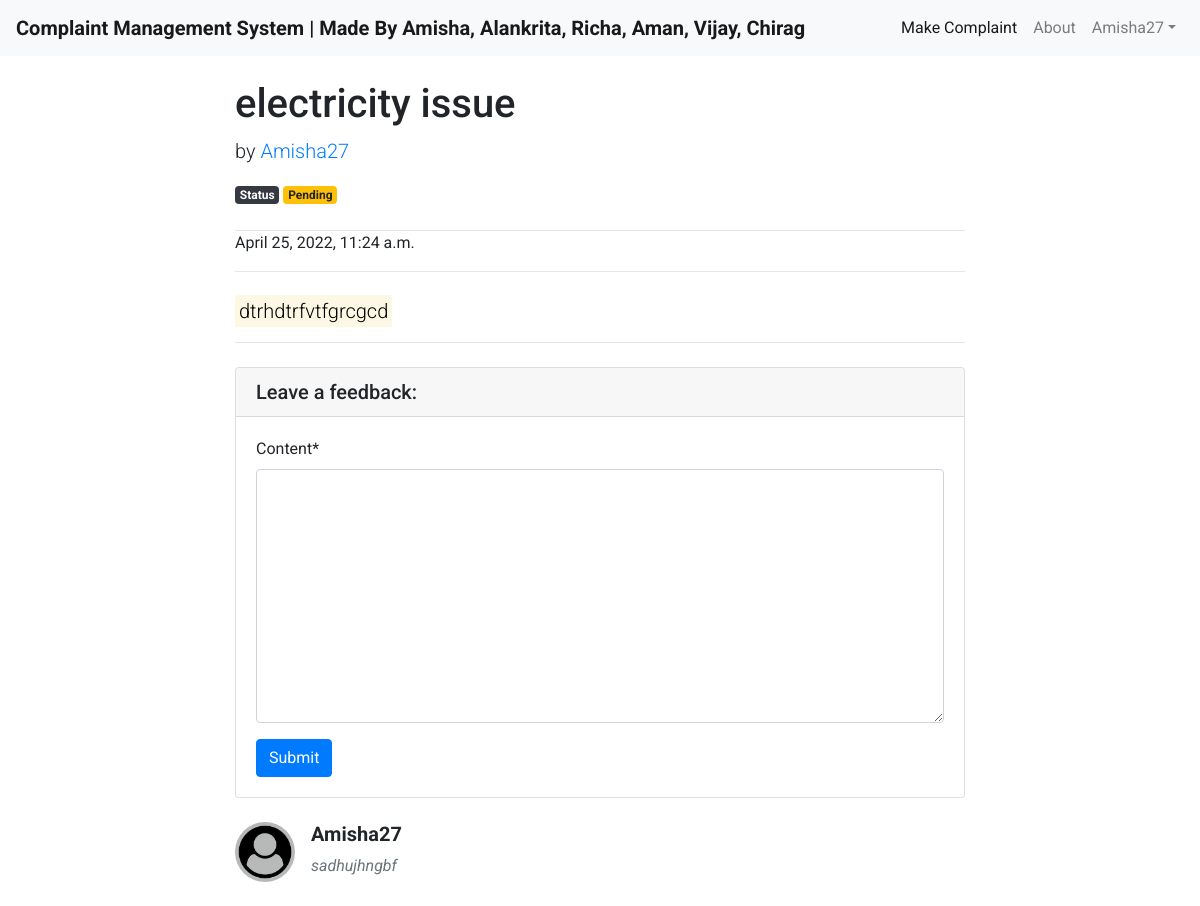
The page /complaints/2/ (signed in) on the database its author committed.
### complaints/models.py (models this page shows, shortened)
class Complaint(models.Model):
    title = models.CharField(max_length=100, verbose_name= 'Enter your complaint')
    details = models.TextField(verbose_name= 'Explain in more detail')
    date_posted = models.DateTimeField(default=timezone.now)
    user_id = models.ForeignKey(User, on_delete=models.CASCADE)
    assigned_employee = models.ForeignKey(Employee, null=True, blank=True, on_delete=models.CASCADE)
    status_choices = [
        (1, 'Pending'),
        (2, 'Solved')
    ]
    status = models.IntegerField(choices=status_choices, default=1)

class Feedback(models.Model):
    complaint = models.ForeignKey(Complaint, on_delete=models.CASCADE)
    user = models.ForeignKey(User, on_delete=models.CASCADE)
    content = models.TextField(max_length=120)
    date_posted = models.DateTimeField(default=timezone.now)

### users/models.py (models this page shows, shortened)
class Profile(models.Model):
    user = models.OneToOneField(User, on_delete=models.CASCADE)
    image = models.ImageField(default='default.jpg', upload_to='profile_pics')
    is_employee = models.BooleanField(default=False)

### complaints/views.py (the view)
# urls.py: path('<int:pk>/', complaint_detail, name='complaint-detail'),
@login_required
def complaint_detail(request, pk):
    complaint = get_object_or_404(Complaint, id=pk)
    if request.user.profile.is_employee:
        employee_id = Employee.objects.get(employee=request.user)
        if employee_id != complaint.assigned_employee:
            return HttpResponse('<h1>HTTP 403: Access Denied</h1>', status=403)
    else:
        if request.user != complaint.user_id:
            return HttpResponse('<h1>HTTP 403: Access Denied</h1>', status=403)
    feedbacks = Feedback.objects.filter(complaint=complaint).order_by('id')
    if request.method == 'POST':
        feedback_form = FeedbackForm(request.POST or None)
        if feedback_form.is_valid():
            content = request.POST.get('content')
            feedback = Feedback.objects.create(
                complaint=complaint, user=request.user, content=content)
            feedback.save()
            return HttpResponseRedirect(complaint.get_absolute_url())
    else:
        feedback_form = FeedbackForm()
    context = {
        'complaint': complaint,
        'feedbacks': feedbacks,
        'feedback_form': feedback_form,
    }
    return render(request, 'complaint_detail.html', context)

### complaints/forms.py
class FeedbackForm(forms.ModelForm):
    class Meta:
        model = Feedback
        fields = ['content',]

### templates/complaint_detail.html (shortened to what this page needs)
{% extends "base.html" %}
{% load crispy_forms_tags %}
{% load static %}
{% block content %}
<div class="complaint-details">
    <div class="container">
        <div class="row justify-content-center">
            <div class="col-8">
                <h1 class="mt-4">{{complaint.title}}</h1>
                <p class="lead">
                    by
                    <a href="{% url 'profile' %}">{{complaint.user_id}}</a>
                </p>
                <span class="badge  badge-dark">Status</span>
                {% if complaint.status == 1 %}
                <span class="badge badge-warning">Pending</span>
                {% else %}
                <span class="badge badge-success">Solved</span>
                {% endif %}<br><br>
                <hr style="width: 100%;">
                <p>{{complaint.date_posted}}</p>
                <hr style="width: 100%;"><br>
                <p class="lead"><mark>{{complaint.details}}</mark></p>
                <hr style="width: 100%;">
                <div class="card my-4">
                    <h5 class="card-header">Leave a feedback:</h5>
                    <div class="card-body">
                        <form method="Post">
                            <div class="form-group">
                                {{feedback_form|crispy}}
                            </div>
                            <input class="btn btn-primary" type="submit" value="Submit">
                        </form>
                    </div>
                </div>
                {% for feedback in feedbacks %}
                <div class="media mb-4">
                    <img class="d-flex mr-3 rounded-circle" src="{{ feedback.user.profile.image.url }}" alt=""
                        style="width:60px;height:60px;">
                    <div class="media-body">
                        <h5 class="mt-0"><strong>{{feedback.user}}</strong></h5>
                        <span class="text-muted"><em>{{feedback.content}}</em></span>
                    </div>
                </div>
                {% endfor %}
            </div>
        </div>
    </div>
</div>
{% endblock content %}

### templates/base.html (shortened to what this page needs)
{% load static %}
<!doctype html>
<html lang="en">
<head>
  <link href="https://stackpath.bootstrapcdn.com/font-awesome/4.7.0/css/font-awesome.min.css" rel="stylesheet">
  <link rel="stylesheet" href="https://use.fontawesome.com/releases/v5.13.0/css/all.css">
  <link rel="stylesheet" href="https://use.fontawesome.com/releases/v5.13.0/css/v4-shims.css">
  <link rel="stylesheet" href="https://stackpath.bootstrapcdn.com/bootstrap/4.3.1/css/bootstrap.min.css"
>
  <link rel="stylesheet" href="{% static 'users/main.css' %}">
</head>
<body style="font-family: 'Roboto', sans-serif;">
  <nav class="navbar navbar-expand-lg navbar-light bg-light">
    <a class="navbar-brand " href="{% url 'complaint-list' %}"><strong>Complaint Management System | Made By Amisha, Alankrita, Richa, Aman, Vijay, Chirag</strong></a>
    <div class="collapse navbar-collapse" id="navbarSupportedContent">
      <ul class="navbar-nav ml-auto justify-content-end">
        <li class="nav-item active">
          {% if user.profile.is_employee is not True %}
          <a class="nav-link" href="{% url 'complaint-create' %}">Make Complaint<span class="sr-only">(current)</span></a>
          {% endif %}
        </li>
        <li class="nav-item">
          <a class="nav-link" href="#">About</a>
        </li>
      </ul>
      <ul class="navbar-nav justify-content-end ">
        {% if user.is_authenticated %}
        <li class="nav-item dropdown">
          <a href="#" class="nav-link dropdown-toggle" data-toggle="dropdown">{{user.username}}</a>
        </li>
        {% endif %}
      </ul>
    </div>
  </nav>
  {% block content %}
  {% endblock %}
</body>
</html>

### users/static/users/main.css (style rules this page uses)
body,html { height: 100%; }
hr { margin: auto; width: 40%; }

### rows shown on the page
Complaint: title "electricity issue", user_id "Amisha27", date_posted "April 25, 2022, 11:24 a.m.", details "dtrhdtrfvtfgrcgcd"
Feedback: user.profile.image (placeholder picture), user "Amisha27", content "sadhujhngbf"

### other values the page prints
{{ user.username }} "Amisha27"
